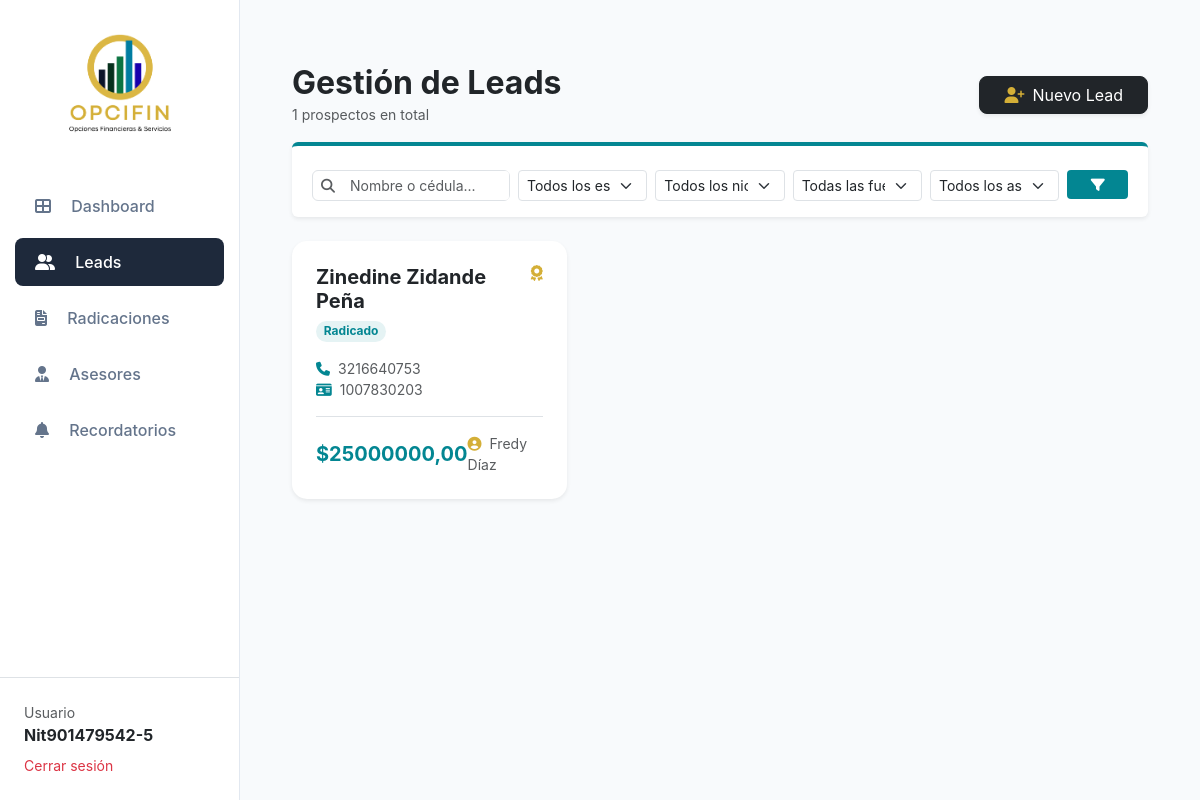
The app's page /dashboard/leads/ (signed in) with its own data.
### gestion_financiera/models.py (models this page shows, shortened)
class Lead(models.Model):
    NICHOS = [
        ('DOCENTE', 'Docente'), ('PENSIONADO', 'Pensionado'),
        ('SERVIDOR_PUBLICO', 'Servidor Público'), ('FUERZAS_ARMADAS', 'Fuerzas Armadas'),
        ('INDEPENDIENTE', 'Independiente'),
    ]
    ESTADOS = [
        ('NUEVO', 'Nuevo'), ('CONTACTADO', 'Contactado'), ('EN_PROCESO', 'En Proceso'),
        ('DOCUMENTACION', 'Documentación'), ('RADICADO', 'Radicado'),
        ('APROBADO', 'Aprobado'), ('DESEMBOLSADO', 'Desembolsado'), ('RECHAZADO', 'Rechazado'),
    ]
    FUENTES = [
        ('WHATSAPP', 'WhatsApp'), ('FACEBOOK', 'Facebook'), ('INSTAGRAM', 'Instagram'),
        ('TIKTOK', 'TikTok'), ('WEB', 'Sitio Web'), ('REFERIDO', 'Referido'), ('LLAMADA', 'Llamada'),
    ]
    PRIORIDADES = [('BAJA', 'Baja'), ('MEDIA', 'Media'), ('ALTA', 'Alta'), ('URGENTE', 'Urgente')]
    codigo_gestion = models.CharField(max_length=50, unique=True, blank=True)
    nombre_completo = models.CharField(max_length=200)
    cedula = models.CharField(max_length=20, blank=True, null=True)
    telefono = models.CharField(max_length=20)
    email = models.EmailField(blank=True, null=True)
    nicho = models.CharField(max_length=50, choices=NICHOS)
    fuente = models.CharField(max_length=50, choices=FUENTES)
    ciudad = models.CharField(max_length=100, blank=True)
    departamento = models.CharField(max_length=100, blank=True)
    empleador = models.CharField(max_length=200, blank=True)
    ingreso_mensual = models.DecimalField(max_digits=12, decimal_places=2, default=0)
    monto_solicitado = models.DecimalField(max_digits=12, decimal_places=2, default=0)
    prioridad = models.CharField(max_length=20, choices=PRIORIDADES, default='MEDIA')
    estado = models.CharField(max_length=50, choices=ESTADOS, default='NUEVO')
    asesor = models.ForeignKey(User, on_delete=models.SET_NULL, null=True, related_name='leads_asignados')
    notas = models.TextField(blank=True)
    fecha_creacion = models.DateTimeField(auto_now_add=True)

### gestion_financiera/views.py (the view)
# urls.py: path('dashboard/leads/', views.leads_list, name='leads_list'),
@login_required
def leads_list(request):
    leads = Lead.objects.all().order_by('-fecha_creacion')
    search = request.GET.get('search')
    estado = request.GET.get('estado')
    nicho = request.GET.get('nicho')
    fuente = request.GET.get('fuente')
    if search:
        leads = leads.filter(nombre_completo__icontains=search) | leads.filter(cedula__icontains=search)
    if estado:
        leads = leads.filter(estado=estado)
    if nicho:
        leads = leads.filter(nicho=nicho)
    if fuente:
        leads = leads.filter(fuente=fuente)
    context = {
        'leads': leads,
        'estados': Lead.ESTADOS,
        'nichos': Lead.NICHOS,
        'fuentes': Lead.FUENTES,
        'asesores': User.objects.filter(is_active=True),
    }
    return render(request, 'dashboard/leads_list.html', context)

### web_opcifin/templates/dashboard/leads_list.html (shortened to what this page needs)
{% extends 'dashboard/main.html' %}
{% block content %}
<div class="container-fluid py-4" style="background-color: #F8FAFC;">
    <div class="d-flex justify-content-between align-items-center mb-4">
        <div>
            <h2 class="fw-bold mb-0">Gestión de Leads</h2>
            <small class="text-muted">{{ leads.count }} prospectos en total</small>
        </div>
        <a href="{% url 'registro_manual' %}" class="btn btn-dark px-4 shadow-sm" style="border-radius: 8px;">
            <i class="fas fa-user-plus me-2 text-gold"></i>Nuevo Lead
        </a>
    </div>
    <form method="GET" class="row g-2 mb-4 bg-white p-3 rounded shadow-sm mx-0 border-top border-4 border-info" style="border-color: var(--opcifin-main) !important;">
        <div class="col-md-3">
            <div class="input-group input-group-sm border rounded">
                <span class="input-group-text bg-transparent border-0"><i class="fas fa-search text-muted"></i></span>
                <input type="text" name="search" class="form-control border-0" placeholder="Nombre o cédula..." value="{{ request.GET.search }}">
            </div>
        </div>
        <div class="col-md-2">
            <select name="estado" class="form-select form-select-sm">
                <option value="">Todos los estados</option>
            </select>
        </div>
        <div class="col-md-2">
            <select name="nicho" class="form-select form-select-sm">
                <option value="">Todos los nichos</option>
            </select>
        </div>
        <div class="col-md-2">
            <select name="fuente" class="form-select form-select-sm">
                <option value="">Todas las fuentes</option>
            </select>
        </div>
        <div class="col-md-2">
            <select name="asesor" class="form-select form-select-sm">
                <option value="">Todos los asesores</option>
            </select>
        </div>
        <div class="col-md-1">
            <button type="submit" class="btn btn-opcifin btn-sm w-100"><i class="fas fa-filter"></i></button>
        </div>
    </form>
    <div class="row g-3">
        {% for lead in leads %}
        <div class="col-md-4">
            <div class="card border-0 shadow-sm h-100 card-hover" onclick="abrirPanelLead('{{ lead.id }}')">
                <div class="card-body p-4">
                    <div class="d-flex justify-content-between align-items-start mb-3">
                        <div>
                            <h5 class="fw-bold text-dark mb-1">{{ lead.nombre_completo }}</h5>
                            <span class="badge bg-opcifin-light rounded-pill">{{ lead.get_estado_display }}</span>
                        </div>
                        <i class="fas fa-award text-gold"></i>
                    </div>
                    <div class="text-muted small mb-3">
                        <div><i class="fas fa-phone me-2" style="color: var(--opcifin-main);"></i>{{ lead.telefono }}</div>
                        <div><i class="fas fa-id-card me-2" style="color: var(--opcifin-main);"></i>{{ lead.cedula|default:"N/A" }}</div>
                    </div>
                    <div class="d-flex justify-content-between align-items-center border-top pt-3">
                        <h5 class="fw-bold mb-0" style="color: var(--opcifin-main);">${{ lead.monto_solicitado }}</h5>
                        <div class="text-muted small"><i class="fas fa-user-circle me-1 text-gold"></i>
                            {% if lead.asesor %}{{ lead.asesor.get_full_name }}{% else %}Sin asignar{% endif %}
                        </div>
                    </div>
                </div>
            </div>
        </div>
        {% empty %}
        <div class="col-12 text-center py-5">
            <p class="text-muted">No se encontraron leads con esos filtros.</p>
        </div>
        {% endfor %}
    </div>
</div>
{% endblock %}

### web_opcifin/templates/dashboard/main.html (shortened to what this page needs)
{% load static %}
<!DOCTYPE html>
<html lang="es">
<head>
    <link href="https://cdn.jsdelivr.net/npm/bootstrap@5.3.0/dist/css/bootstrap.min.css" rel="stylesheet">
    <link rel="stylesheet" href="https://cdnjs.cloudflare.com/ajax/libs/font-awesome/6.4.0/css/all.min.css">
</head>
<body>
    <div class="sidebar d-flex flex-column">
        <div class="p-4 text-center">
            <img src="{% static 'img/logo_opcifin_3.png' %}" alt="OPCIFIN" width="130">
        </div>
        <ul class="nav flex-column mb-auto" style="list-style: none; padding: 0;">
            <li><a href="{% url 'dashboard_moderno' %}" class="nav-link {% if request.resolver_match.url_name == 'dashboard_moderno' %}active{% endif %}"><i class="fas fa-th-large me-3"></i> Dashboard</a></li>
            <li><a href="{% url 'leads_list' %}" class="nav-link {% if request.resolver_match.url_name == 'leads_list' %}active{% endif %}"><i class="fas fa-user-friends me-3"></i> Leads</a></li>
            <li><a href="{% url 'radicaciones_list' %}" class="nav-link {% if request.resolver_match.url_name == 'radicaciones_list' %}active{% endif %}"><i class="fas fa-file-invoice me-3"></i> Radicaciones</a></li>
            <li><a href="{% url 'asesores_list' %}" class="nav-link {% if request.resolver_match.url_name == 'asesores_list' %}active{% endif %}"><i class="fas fa-user-tie me-3"></i> Asesores</a></li>
            <li><a href="{% url 'recordatorios' %}" class="nav-link {% if request.resolver_match.url_name == 'recordatorios' %}active{% endif %}"><i class="fas fa-bell me-3"></i> Recordatorios</a></li>
        </ul>
        <div class="p-4 border-top">
            <small class="text-muted d-block">Usuario</small>
            <strong class="text-dark">{{ user.username }}</strong>
            <a href="{% url 'logout' %}" class="d-block text-danger small mt-2 text-decoration-none">Cerrar sesión</a>
        </div>
    </div>
    <div class="main-content">
        {% block content %}{% endblock %}
    </div>
</body>
</html>

### web_opcifin/templates/dashboard/main.html (style rules this page uses)
:root { --opcifin-blue: #0d6efd; --purple-crm: #6f42c1; --dark-sidebar: #1e293b; }
body { background-color: #f8fafc; font-family: 'Inter', sans-serif; }
.sidebar { height: 100vh; background: white; border-right: 1px solid #e2e8f0; position: fixed; width: 240px; z-index: 1000; }
.nav-link { color: #64748b; font-weight: 500; padding: 12px 20px; border-radius: 8px; margin: 4px 15px; transition: 0.3s; text-decoration: none; display: block; }
.nav-link.active { background: #1e293b; color: white !important; }
.main-content { margin-left: 240px; padding: 40px; }

### web_opcifin/templates/dashboard/leads_list.html (style rules this page uses)
:root { --opcifin-main: #038692; --opcifin-gold: #D4AF37; }
.btn-opcifin { background-color: var(--opcifin-main); color: white; border: none; }
.text-gold { color: var(--opcifin-gold) !important; }
.card-hover { transition: all 0.2s ease; border-radius: 15px; cursor: pointer; }
.bg-opcifin-light { background-color: rgba(3, 134, 146, 0.1); color: var(--opcifin-main); }

### records on screen
Lead: nombre_completo "Zinedine Zidande Peña", estado "Radicado", telefono "3216640753", cedula "1007830203", monto_solicitado "25000000,00", asesor.get_full_name "Fredy Díaz"

### other values on screen
{{ user.username }} "Nit901479542-5"
{{ leads.count }} "1"
